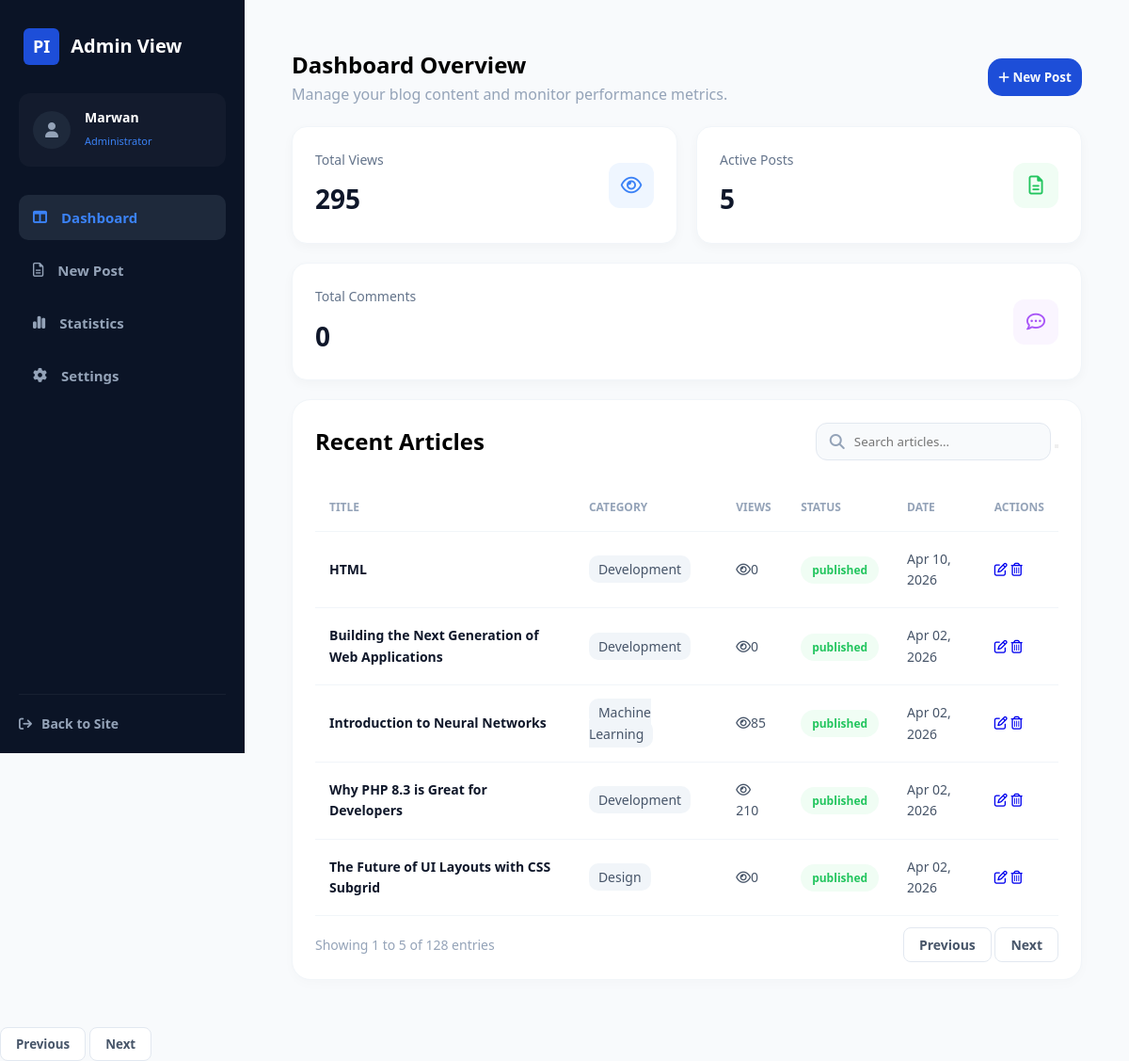
Screenshot of /pages/admin/dashboard.php (signed in) with the database file from the repository.
### tables this page shows
CREATE TABLE `articles` (
  `id` int(11) NOT NULL,
  `title` varchar(255) NOT NULL,
  `content` text NOT NULL,
  `excerpt` text DEFAULT NULL,
  `featured_image_url` varchar(255) DEFAULT NULL,
  `author_id` int(11) DEFAULT NULL,
  `category_id` int(11) DEFAULT NULL,
  `status` enum('draft','published') DEFAULT 'draft',
  `views_count` int(11) DEFAULT 0,
  `published_at` datetime DEFAULT NULL,
  `created_at` timestamp NOT NULL DEFAULT current_timestamp(),
  `updated_at` timestamp NOT NULL DEFAULT current_timestamp() ON UPDATE current_timestamp()
);

CREATE TABLE `categories` (
  `id` int(11) NOT NULL,
  `name` varchar(100) NOT NULL,
  `description` text DEFAULT NULL,
  `created_at` timestamp NOT NULL DEFAULT current_timestamp()
);

### includes/function-articles.php (called while the page is built, shortened)
<?php
function getArticlesHome($page = 1, $limit = 6, $sort = 'newset', $id = null, $search = null)
{
    $db = new Database();
    $conn = $db->getconnection();
    $direction = ($sort === 'oldest') ? 'ASC' : 'DESC';
    $offset = ($page - 1) * $limit;
    $query = "SELECT a.*, c.name as category_name, u.username as author_name
              FROM articles a
              LEFT JOIN categories c ON a.category_id = c.id
              LEFT JOIN users u ON a.author_id = u.id
              WHERE a.status = 'published'";
    if ($id !== null) {
        $query .= " AND a.author_id = :id ";
    }
    $query .= " ORDER BY a.created_at $direction LIMIT :limit OFFSET :offset";
    $stmt = $conn->prepare($query);
    $stmt->bindValue(':limit', (int) $limit, PDO::PARAM_INT);
    $stmt->bindValue(':offset', (int) $offset, PDO::PARAM_INT);
    if ($id !== null) {
        $stmt->bindValue(':id', (int) $id, PDO::PARAM_INT);
    }
    $stmt->execute();
    return $stmt->fetchAll(PDO::FETCH_ASSOC);
}
function countComents($author_id)
{
    $db = new Database();
    $conn = $db->getconnection();
    $query = "SELECT COUNT(c.id) as total_comments
              FROM comments c
              JOIN articles a ON c.article_id = a.id
              WHERE a.author_id = :author_id";
    $stmt = $conn->prepare($query);
    $stmt->bindValue(':author_id', (int) $author_id, PDO::PARAM_INT);
    $stmt->execute();
    $result = $stmt->fetch(PDO::FETCH_ASSOC);
    return $result['total_comments'] ?? 0;
}
function Totalveiws($author_id)
{
    $db = new Database();
    $conn = $db->getconnection();
    $query = "SELECT SUM(views_count) as total_views FROM articles
              WHERE author_id = :author_id";
    $stmt = $conn->prepare($query);
    $stmt->bindValue(':author_id', (int) $author_id, PDO::PARAM_INT);
    $stmt->execute();
    $result = $stmt->fetch(PDO::FETCH_ASSOC);
    return $result['total_views'] ?? 0;
}
function TotalActiveArticles($author_id)
{
    $db = new Database();
    $conn = $db->getconnection();
    $query = "SELECT COUNT(*) as total_active_articles
              FROM articles
              WHERE author_id = :author_id AND status = 'published'";
    $stmt = $conn->prepare($query);
    $stmt->bindValue(':author_id', (int) $author_id, PDO::PARAM_INT);
    $stmt->execute();
    $result = $stmt->fetch(PDO::FETCH_ASSOC);
    return $result['total_active_articles'] ?? 0;
}

### pages/admin/dashboard.php (the view, shortened to what this page needs)
<?php
require_once "../../includes/function-articles.php";
$currentPage = isset($_GET['page']) ? (int)$_GET['page'] : 1;
$sort = $_GET['sort'] ?? 'newset';
$id = $_COOKIE["user_id"];
$total_comments = countComents($id);
$search = isset($_GET['query']) ? $_GET['query'] : null;
$articles = getArticlesHome($currentPage, 5, $sort, $id, $search);
$total_veiws = Totalveiws($id);
$total_active_articles = TotalActivearticles($id);
?>
<!DOCTYPE html>
<html lang="en">
<head>
    <link rel="stylesheet" href="../../assets/styles/sidebare.css">
    <link rel="stylesheet" href="../../assets/styles/dashboard.css">
</head>
<body>
    <?php include "../../includes/sidebareAdmin.php" ?>
    <main>
        <header>
            <div class="group">
                <h2>Dashboard Overview</h3>
                    <p>Manage your blog content and monitor performance metrics.</p>
            </div>
            <button id="new-post" class="add-post"><i class="fa-solid fa-plus"></i> New Post</button>
        </header>
        <div class="stats-container">
            <div class="stat-card">
                <div class="stat-info">
                    <span class="stat-label">Total Views</span>
                    <div class="stat-value-row">
                        <span class="stat-number"><?php echo $total_veiws ?></span>
                    </div>
                </div>
                <div class="stat-icon icon-blue">
                    <i class="fa-regular fa-eye"></i>
                </div>
            </div>
            <div class="stat-card">
                <div class="stat-info">
                    <span class="stat-label">Active Posts</span>
                    <div class="stat-value-row">
                        <span class="stat-number"><?php echo  $total_active_articles ?></span>
                    </div>
                </div>
                <div class="stat-icon icon-green">
                    <i class="fa-regular fa-file-lines"></i>
                </div>
            </div>
            <div class="stat-card">
                <div class="stat-info">
                    <span class="stat-label">Total Comments</span>
                    <div class="stat-value-row">
                        <span class="stat-number"><?php echo $total_comments ?></span>
                    </div>
                </div>
                <div class="stat-icon icon-purple">
                    <i class="fa-regular fa-comment-dots"></i>
                </div>
            </div>
        </div>
        <section class="table-card" style="margin-top:20px;">
            <div class="table-header">
                <h2>Recent Articles</h2>
                <div class="search-box">
                    <form method="GET" class="search-box">
                        <input type="text" name="query" placeholder="Search articles..."
                            value="<?php echo isset($_GET['query']) ? htmlspecialchars($_GET['query']) : ''; ?>">
                        <i class="fa-solid fa-magnifying-glass"></i>
                        <button type="submit"></button>
                    </form>
                </div>
            </div>
            <div class="table-responsive">
                <table>
                    <thead>
                        <tr>
                            <th>TITLE</th>
                            <th>CATEGORY</th>
                            <th>VIEWS</th>
                            <th>STATUS</th>
                            <th>DATE</th>
                            <th>ACTIONS</th>
                        </tr>
                    </thead>
                    <tbody>
                        <?php if (empty($articles)): ?>
                            <p>No articles found.</p>
                        <?php else: ?>
                            <?php foreach ($articles as $article): ?>
                                <tr>
                                    <td class="article-title"><?php echo htmlspecialchars($article['title']); ?></td>
                                    <td><span class="cat-badge"><?php echo htmlspecialchars($article['category_name'] ?? 'General'); ?></span></td>
                                    <td class="views-cell"><i class="fa-regular fa-eye"></i><?php echo htmlspecialchars($article['views_count']); ?> </td>
                                    <td><span class="status-badge status-published"><?php echo htmlspecialchars($article['status']) ?></span></td>
                                    <td><?php echo date('M d, Y', strtotime($article['created_at'])); ?></td>
                                    <td class="actions">
                                        <a href="dashboard.php?id=<?php echo $article['id']; ?> " class="btn-edit"><i class="fa-regular fa-pen-to-square"></i></a>
                                        <a href="dashboard.php?id-delete=<?php echo $article['id']; ?> " class="btn-delete"><i class="fa-regular fa-trash-can"></i></a>
                                    </td>
                                </tr>
                            <?php endforeach; ?>
                        <?php endif; ?>
                    </tbody>
                </table>
            </div>
            <div class="table-footer">
                <p>Showing 1 to 5 of 128 entries</p>
                <div class="footer-btns">
                    <a href="dashboard.php?page=<?php echo $currentPage - 1; ?>" class="btn-nav">Previous</a>
                    <a href="dashboard.php?page=<?php echo $currentPage + 1; ?>" class="btn-nav">Next</a>
                </div>
            </div>
        </section>
    </main>
    <div class="footer-btns">
        <button class="btn-nav">Previous</button>
        <button class="btn-nav">Next</button>
    </div>
</body>
</html>

### assets/styles/dashboard.css (style rules this page uses)
:root { --color-primary-50: #eff6ff; --color-primary-100: #dbeafe; --color-primary-400: #60a5fa; --color-primary-600: #2563eb; --color-primary-700: #1d4ed8; --color-bg-main: #f8fafc; --color-bg-surface: #ffffff; --color-slate-100: #f1f5f9; --color-slate-200: #e2e8f0; --color-slate-300: #cbd5e1; --color-slate-400: #94a3b8; --color-slate-500: #64748b; --color-slate-600: #475569; --color-slate-700: #334155; --color-slate-800: #1e293b; --color-slate-900: #0f172a; --color-slate-950: #020617; --color-accent-purple: #9333ea; --color-accent-amber: #d97706; --color-accent-emerald: #059669; --color-accent-red: #ef4444; }
* { margin: 0; padding: 0; box-sizing: border-box; font-family: 'Segoe UI', Tahoma, Geneva, Verdana, sans-serif; text-decoration: none; list-style: none; }
body { line-height: 1.6; overflow-x: hidden; scroll-behavior: smooth; min-height: 100vh; background-color: var(--color-bg-main); }
main { margin-left: 260px; padding: 50px; }
header { width: 100%; display: flex; justify-content: space-between; align-items: center; }
.add-post { color: var(--color-bg-main); background-color: var(--color-primary-700); border-radius: 15px; outline: none; border: none; height: 40px; width: 100px; cursor: pointer; font-weight: 600; }
header p { color: var(--color-slate-400); }
.stats-container { display: flex; gap: 20px; padding-top: 20px; flex-wrap: wrap; }
.stat-card { background: #ffffff; padding: 24px; border-radius: 16px; display: flex; justify-content: space-between; align-items: center; min-width: 280px; transition: 0.3s; flex: 1; box-shadow: 0 4px 12px rgba(0, 0, 0, 0.03); border: 1px solid #f1f5f9; }
.stat-label { color: #64748b; font-size: 14px; font-weight: 500; margin-bottom: 8px; display: block; }
.stat-value-row { display: flex; align-items: center; gap: 12px; }
.stat-number { font-size: 28px; font-weight: 700; color: #0f172a; }
.stat-icon { width: 48px; height: 48px; border-radius: 12px; display: flex; align-items: center; justify-content: center; font-size: 20px; }
.icon-blue { background-color: #eff6ff; color: #3b82f6; }
.icon-green { background-color: #f0fdf4; color: #22c55e; }
.icon-purple { background-color: #faf5ff; color: #a855f7; }
.table-card { background: white; border-radius: 20px; padding: 24px; box-shadow: 0 4px 12px rgba(0,0,0,0.02); border: 1px solid #f1f5f9; }
.table-header { display: flex; justify-content: space-between; align-items: center; margin-bottom: 25px; }
.search-box { position: relative; }
.search-box input { padding: 10px 15px 10px 40px; border: 1px solid #e2e8f0; border-radius: 12px; background: #f8fafc; width: 250px; outline: none; }
.search-box i { position: absolute; left: 15px; top: 50%; transform: translateY(-50%); color: #94a3b8; }
table { width: 100%; border-collapse: collapse; }
th { text-align: left; font-size: 12px; color: #94a3b8; padding: 15px; border-bottom: 1px solid #f1f5f9; }
td { padding: 18px 15px; font-size: 14px; color: #475569; border-bottom: 1px solid #f1f5f9; }
.article-title { color: #1d4ed8; font-weight: 600; }
.status-badge { padding: 6px 12px; border-radius: 20px; font-size: 12px; font-weight: 600; }
.status-published { background: #f0fdf4; color: #22c55e; }
.table-footer { display: flex; justify-content: space-between; align-items: center; margin-top: 20px; color: #94a3b8; font-size: 14px; }
.btn-nav { padding: 8px 16px; border: 1px solid #e2e8f0; background: white; border-radius: 8px; cursor: pointer; font-weight: 600; color: #475569; }
.article-title { color:var(--color-slate-900); }
.cat-badge { padding: 5px 10px; border-radius: 10px; background-color: var(--color-slate-100); }

### rows the page displays
articles: title "HTML", category.name "Development", views_count "0", status "published", created_at "Apr 10, 2026"
articles: title "Building the Next Generation of Web Applications", category.name "Development", views_count "0", status "published", created_at "Apr 02, 2026"
articles: title "Introduction to Neural Networks", category.name "Machine Learning", views_count "85", status "published", created_at "Apr 02, 2026"
articles: title "Why PHP 8.3 is Great for Developers", category.name "Development", views_count "210", status "published", created_at "Apr 02, 2026"
articles: title "The Future of UI Layouts with CSS Subgrid", category.name "Design", views_count "0", status "published", created_at "Apr 02, 2026"

### other values shown
$_SESSION['user'] "Marwan"
$total_veiws "295"
$total_active_articles "5"
$total_comments "0"
